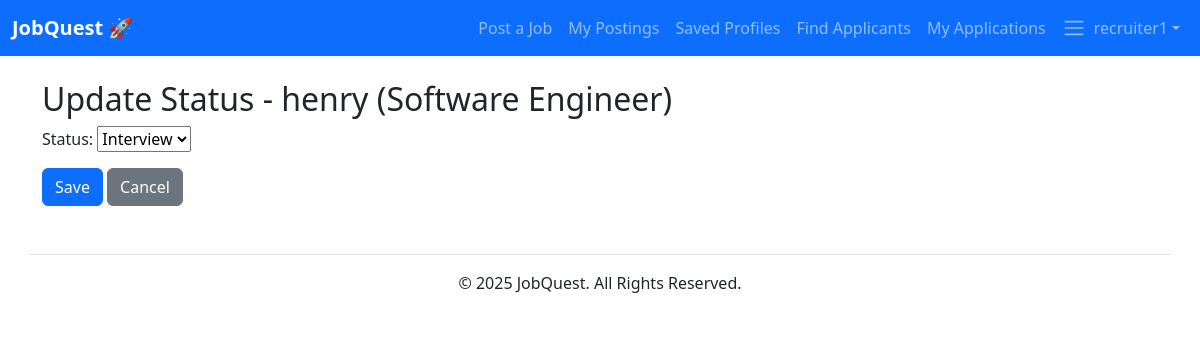
Page /search/recruiter/applications/1/update/ (signed in) on the earlier database version.
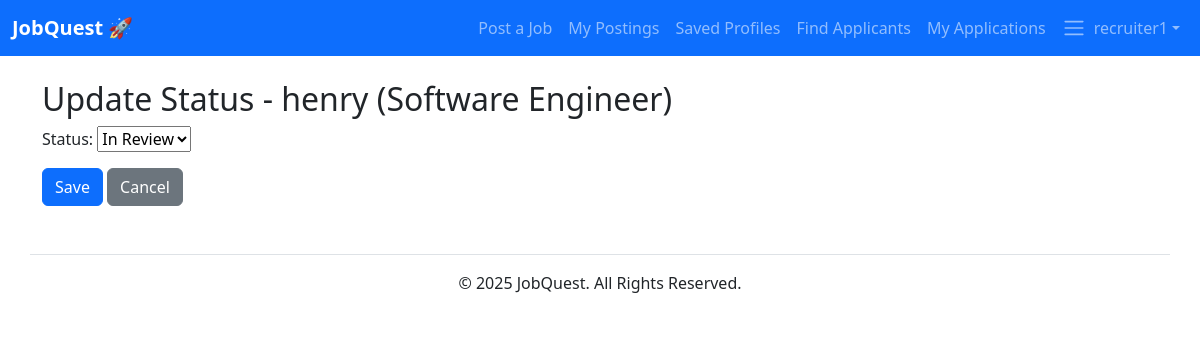
Same page on the later database version.
### jobs/models.py (models this page shows, shortened)
class Application(models.Model):
	STATUS_CHOICES = [
        ('applied', 'Applied'),
        ('review', 'In Review'),
        ('interview', 'Interview'),
        ('offer', 'Offer'),
        ('closed', 'Closed'),
    ]
	job = models.ForeignKey(Job, on_delete=models.CASCADE, related_name='applications')
	user = models.ForeignKey(settings.AUTH_USER_MODEL, on_delete=models.CASCADE)
	cover_letter_text = models.TextField(blank=True)
	cover_letter_file = models.FileField(upload_to='applications/', blank=True, null=True)
	submitted_at = models.DateTimeField(default=timezone.now)
	status = models.CharField(max_length=20, choices=STATUS_CHOICES, default="applied")
	applicant_location = models.CharField(max_length=255, blank=True)
	applicant_latitude = models.FloatField(null=True, blank=True)
	applicant_longitude = models.FloatField(null=True, blank=True)

class Job(models.Model):
	title = models.CharField(max_length=255)
	company = models.CharField(max_length=255, blank=True)
	location = models.CharField(max_length=255, blank=True)
	description = models.TextField(blank=True)
	posted_at = models.DateTimeField(default=timezone.now)
	latitude = models.FloatField(null=True, blank=True)
	longitude = models.FloatField(null=True, blank=True)
	salary_min = models.IntegerField(null=True, blank=True)
	salary_max = models.IntegerField(null=True, blank=True)
	VISA_CHOICES = [
		('none', 'None'),
		('sponsor', 'Sponsorship available'),
	]
	visa_sponsorship = models.CharField(max_length=32, choices=VISA_CHOICES, default='none')
	owner = models.ForeignKey(User, on_delete=models.CASCADE, related_name="jobs", null=True, blank=True)

### jobs/views.py (the view)
# urls.py: path("recruiter/applications/<int:pk>/update/", views.update_application_status, name="update_status"),
@login_required
def update_application_status(request, pk):
    profile = getattr(request.user, "profile", None)
    if not profile or not profile.is_recruiter:
        return HttpResponseForbidden("Not allowed")
    app = get_object_or_404(Application, pk=pk)
    if request.method == "POST":
        form = ApplicationStatusForm(request.POST, instance=app)
        if form.is_valid():
            form.save()
            return redirect("jobs:recruiter_applications")
    else:
        form = ApplicationStatusForm(instance=app)
    return render(request, "jobs/update_status.html", {"form": form, "application": app})

### jobs/views.py
class ApplicationStatusForm(forms.ModelForm):
    class Meta:
        model = Application
        fields = ["status"]

### accounts/context_processors.py (called while the page is built)
def user_profile(request):
    user = getattr(request, 'user', None)
    profile = None
    if user and user.is_authenticated:
        try:
            profile = user.profile
        except Exception:
            profile = None
    return {'user_profile': profile}

### jobs/templates/jobs/update_status.html (shortened to what this page needs)
{% extends "base.html" %}
{% block content %}
<h2>Update Status - {{ application.user.username }} ({{ application.job.title }})</h2>
<form method="post">
    {{ form.as_p }}
    <button type="submit" class="btn btn-primary">Save</button>
    <a href="{% url 'jobs:recruiter_applications' %}" class="btn btn-secondary">Cancel</a>
</form>
{% endblock %}

Differences in the rows shown:
changed Application "henry": status "Interview" → "In Review"
